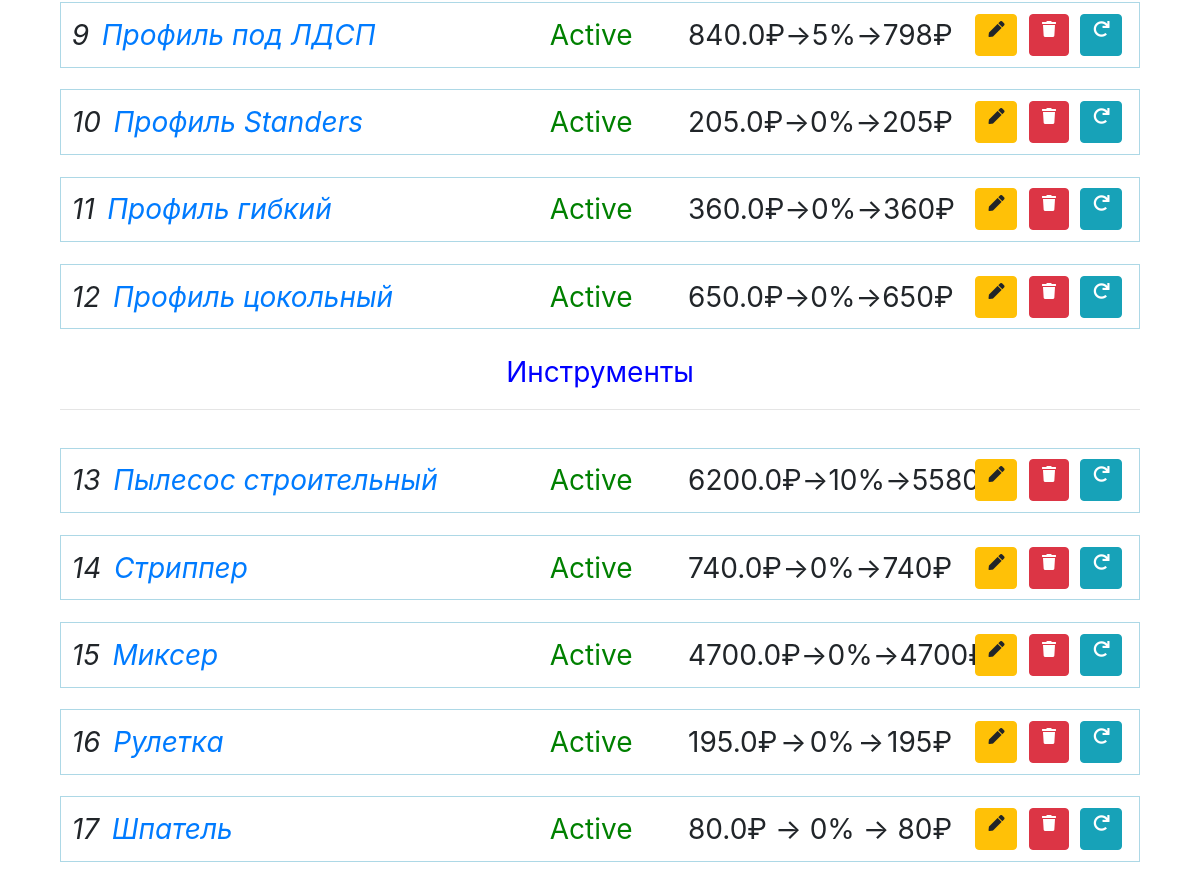
Page /products-list/ (signed in, middle part) on the earlier database version.
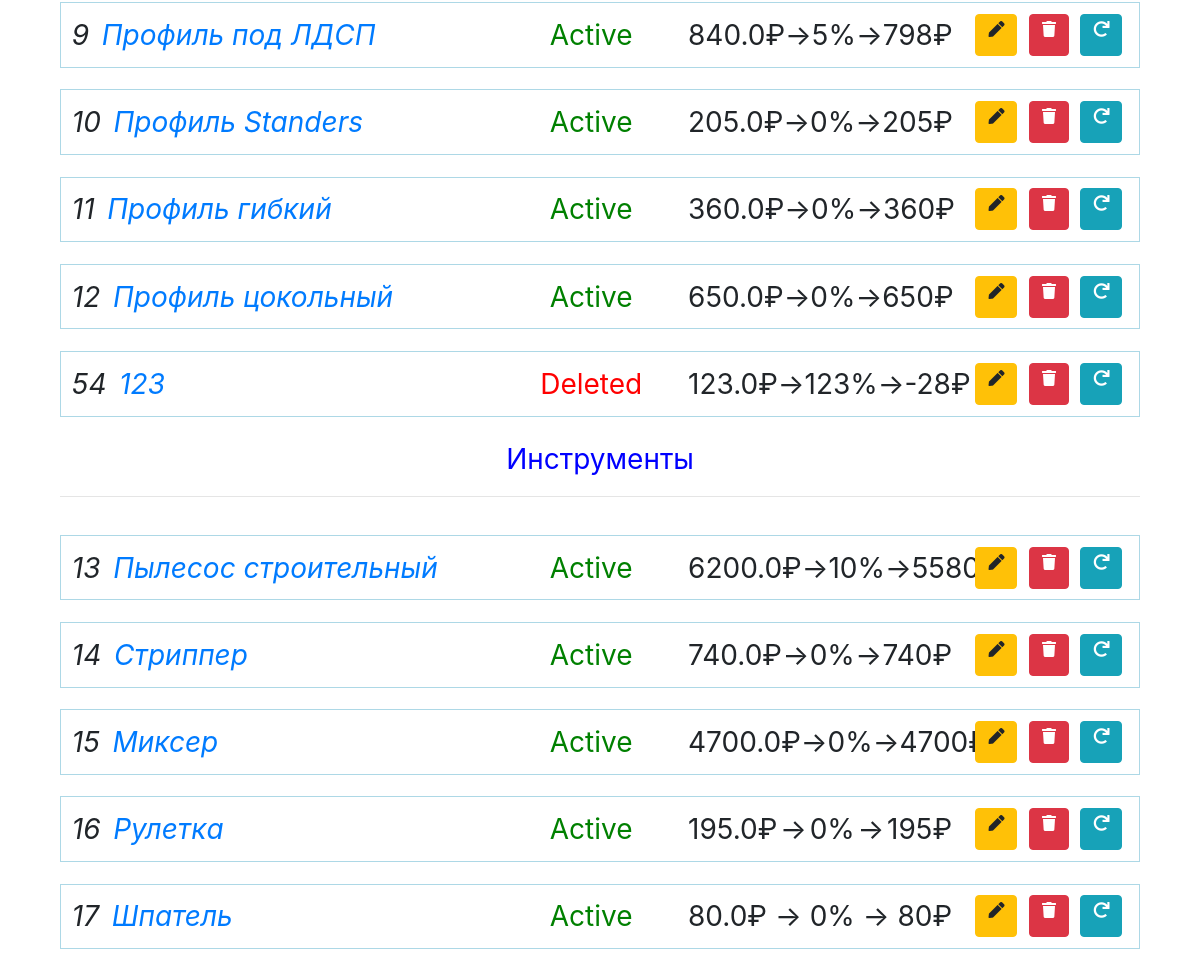
Same page on the later database version.
### api/models.py (models this page shows, shortened)
class Product(models.Model):
    name = models.CharField(max_length=30, null=False)
    price = models.FloatField(null=False)
    about = models.TextField(null=False)
    measure = models.ForeignKey(Measure, on_delete=models.CASCADE)
    category_class = models.ForeignKey(ProductCategory, on_delete=models.CASCADE)
    vendor = models.CharField(max_length=255, null=True, default='Construct inc.')
    is_stock = models.IntegerField(null=False, default=10)
    discount = models.IntegerField(null=True, default=0)
    prod_pic = models.ImageField(upload_to='images/')
    is_active = models.BooleanField(default=True)
    def get_sale(self):
        salePrice = int(self.price * (100 - self.discount) / 100)
        return salePrice
    def get_absolute_url(self):
        return f'/shop/{self.id}/'
    class Meta:
        verbose_name = 'Продукты'
        verbose_name_plural = 'Продукт'

class ProductCategory(models.Model):
    name = models.CharField(max_length=30, null=False)
    picture = models.ImageField(upload_to='images/', default='default.png')
    description = models.TextField(default='Категория товаров.')
    def __str__(self):
        return self.name
    class Meta:
        verbose_name = 'Категории'
        verbose_name_plural = 'Категория'

### dashboard/exceptions.py (the view)
    def wrapped(request, *args, **kwargs):
            return func(request, *args, **kwargs)

### cart/context_processors.py (called while the page is built)
def cart(request):
    return {'cart': Cart(request)}

### dashboard/exceptions.py (called while the page is built)
def server_error_decorator(func):
    def wrapped(request, *args, **kwargs):
            return func(request, *args, **kwargs)
    return wrapped

### dashboard/templates/dashboard/products_list.html (shortened to what this page needs)
{% extends 'dashboard/layout.html' %}
{% load static %}
{% block static %}
    <link rel="stylesheet" href="{% static 'dashboard/css/products_list.css' %}">
{% endblock %}
{% block content %}
    <div class="list">
        {% for category in categories %}
        <div class="a_cat"><a>{{ category }}</a></div>
        <div><hr></div>
            {% for product in products %}
            {% if product.category_class == category %}
                <div class="product_item">
                    <div class="description">
                        <a style="margin: 0 3% 0 0;"><i>{{ product.id }}</i></a>
                        <a href="{{ product.get_absolute_url }}"><i>{{ product.name }}</i></a>
                    </div>
                    <div class="is_active">
                        {% if product.is_active %}
                            <a style="color: green;">Active</a>
                        {% else %}
                            <a style="color: red;">Deleted</a>
                        {% endif %}
                    </div>
                    <div class="price">
                        <a>{{ product.price }}₽</a>
                        <a>→</a>
                        <a>{{ product.discount }}%</a>
                        <a>→</a>
                        <a>{{ product.get_sale }}₽</a>
                    </div>
                    <div class="buttons">
                        <a type="button" class="log btn btn-warning" href="{% url 'dashboard:product_edit' product.id %}">
                            <i class="fa fa-pen"></i> </a>
                        <a type="button" class="log btn btn-danger"
                           href="{% url 'dashboard:products_list' %}?deleted={{ product.id }}">
                            <i class="fa fa-trash"></i></a>
                        <a type="button" class="log btn btn-info"
                           href="{% url 'dashboard:products_list' %}?restored={{ product.id }}">
                            <i class="fa fa-redo"></i></a>
                    </div>
                </div>
            {% endif %}
            {% endfor %}
        {% endfor %}
    </div>
{% endblock %}

### dashboard/templates/dashboard/layout.html (shortened to what this page needs)
{% load static %}
<html lang="en">
<head>
    <link rel="stylesheet" href="https://cdnjs.cloudflare.com/ajax/libs/twitter-bootstrap/4.6.1/css/bootstrap.min.css"
>
    <link rel="stylesheet" href="{% static 'dashboard/css/site.css' %}">
    {% block static %}
    {% endblock %}
    <link rel="stylesheet" href="https://use.fontawesome.com/releases/v5.8.2/css/all.css">
</head>
<body>
{% block content %}
{% endblock %}
</body>
</html>

### static/dashboard/css/site.css (style rules this page uses)
body { background-color: white; }

### static/dashboard/css/products_list.css (style rules this page uses)
.list { display:flex; width: 90%; margin: 0 0 0 5%; flex-direction: column; }
.product_item { display:flex; width: 100%; margin: 2% 0 0 0; flex-direction: row; justify-content: space-between; font-size: 28px; border: 1px solid lightblue; padding: 1%; }
.description { display:flex; width: 40%; justify-content: flex-start; }
.price { display:flex; width: 25%; justify-content: space-between; }
.is_active { display:flex; width:15%; justify-content: center; }
.buttons { display:flex; width:15%; justify-content: space-around; }
.a_cat { display:flex; justify-content: center; font-size: 28px; color: blue; margin: 2% 0 0 0; }

Differences in the rows shown:
added Product: id "54", name "123", is_active "Deleted", price "123.0", discount "123", get_sale "-28", shown under ProductCategory (number 1 of 2 on the later page)
